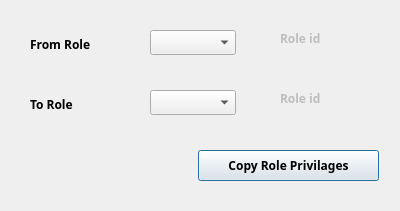
<?xml version="1.0" encoding="UTF-8"?>
<ui version="4.0">
 <class>user</class>
 <widget class="QDialog" name="user">
  <property name="geometry">
   <rect>
    <x>0</x>
    <y>0</y>
    <width>400</width>
    <height>211</height>
   </rect>
  </property>
  <property name="minimumSize">
   <size>
    <width>400</width>
    <height>211</height>
   </size>
  </property>
  <property name="maximumSize">
   <size>
    <width>400</width>
    <height>211</height>
   </size>
  </property>
  <property name="windowTitle">
   <string>role</string>
  </property>
  <widget class="QLabel" name="label_8">
   <property name="geometry">
    <rect>
     <x>30</x>
     <y>30</y>
     <width>99</width>
     <height>29</height>
    </rect>
   </property>
   <property name="font">
    <font>
     <family>29LT Bukra Regular</family>
     <pointsize>9</pointsize>
     <weight>75</weight>
     <bold>true</bold>
    </font>
   </property>
   <property name="text">
    <string>From Role</string>
   </property>
  </widget>
  <widget class="QComboBox" name="CMB_roleName">
   <property name="geometry">
    <rect>
     <x>150</x>
     <y>30</y>
     <width>86</width>
     <height>25</height>
    </rect>
   </property>
   <property name="font">
    <font>
     <family>29LT Bukra Regular</family>
     <pointsize>9</pointsize>
     <weight>75</weight>
     <bold>true</bold>
    </font>
   </property>
  </widget>
  <widget class="QComboBox" name="CMB_roleName1">
   <property name="geometry">
    <rect>
     <x>150</x>
     <y>90</y>
     <width>86</width>
     <height>25</height>
    </rect>
   </property>
   <property name="font">
    <font>
     <family>29LT Bukra Regular</family>
     <pointsize>9</pointsize>
     <weight>75</weight>
     <bold>true</bold>
    </font>
   </property>
  </widget>
  <widget class="QLabel" name="label_9">
   <property name="geometry">
    <rect>
     <x>30</x>
     <y>90</y>
     <width>99</width>
     <height>29</height>
    </rect>
   </property>
   <property name="font">
    <font>
     <family>29LT Bukra Regular</family>
     <pointsize>9</pointsize>
     <weight>75</weight>
     <bold>true</bold>
    </font>
   </property>
   <property name="text">
    <string>To Role</string>
   </property>
  </widget>
  <widget class="QPushButton" name="BTN_copyRole">
   <property name="geometry">
    <rect>
     <x>198</x>
     <y>150</y>
     <width>181</width>
     <height>31</height>
    </rect>
   </property>
   <property name="font">
    <font>
     <family>29LT Bukra Regular</family>
     <pointsize>9</pointsize>
     <weight>75</weight>
     <bold>true</bold>
    </font>
   </property>
   <property name="text">
    <string>Copy Role Privilages</string>
   </property>
  </widget>
  <widget class="QLabel" name="LB_roleID">
   <property name="enabled">
    <bool>false</bool>
   </property>
   <property name="geometry">
    <rect>
     <x>280</x>
     <y>30</y>
     <width>151</width>
     <height>17</height>
    </rect>
   </property>
   <property name="font">
    <font>
     <family>29LT Bukra Regular</family>
     <pointsize>9</pointsize>
     <weight>75</weight>
     <bold>true</bold>
    </font>
   </property>
   <property name="frameShape">
    <enum>QFrame::NoFrame</enum>
   </property>
   <property name="text">
    <string>Role id</string>
   </property>
  </widget>
  <widget class="QLabel" name="LB_roleID2">
   <property name="enabled">
    <bool>false</bool>
   </property>
   <property name="geometry">
    <rect>
     <x>280</x>
     <y>90</y>
     <width>151</width>
     <height>17</height>
    </rect>
   </property>
   <property name="font">
    <font>
     <family>29LT Bukra Regular</family>
     <pointsize>9</pointsize>
     <weight>75</weight>
     <bold>true</bold>
    </font>
   </property>
   <property name="frameShape">
    <enum>QFrame::NoFrame</enum>
   </property>
   <property name="text">
    <string>Role id</string>
   </property>
  </widget>
 </widget>
 <resources/>
 <connections/>
</ui>
